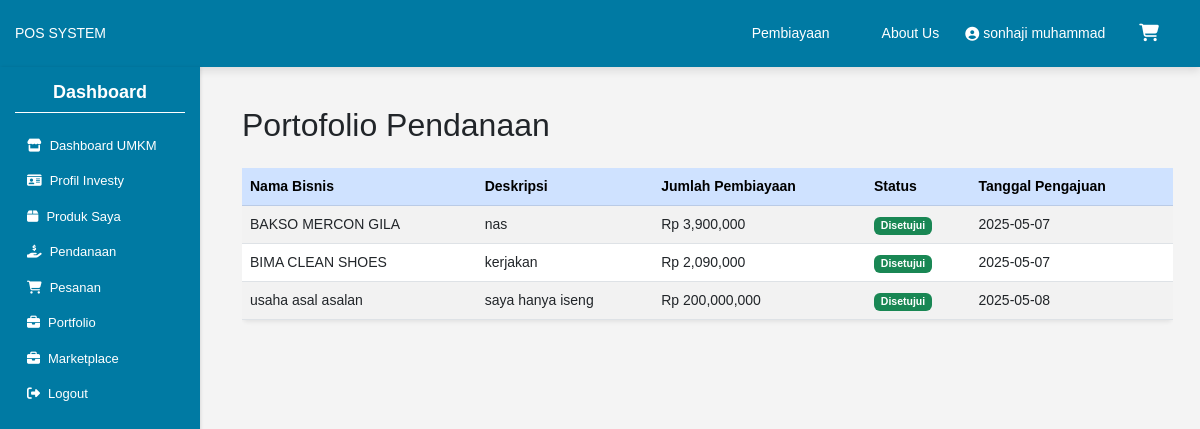
The app's page /portofolio_investy (signed in) with its own data.
### tables this page shows
CREATE TABLE crowdfunding_requests (
    id INTEGER PRIMARY KEY,
    business_name TEXT,
    investy_id INTEGER,
    amount INTEGER,
    description TEXT,
    status TEXT,
    document TEXT,
    created_at TEXT,
    cover_image TEXT
, funded_amount REAL DEFAULT 0, saldo INTEGER DEFAULT 0);

### hello.py (the view)
@app.route('/portofolio_investy')
def portofolio_investy():
    investy_id = session.get('user_id')
    conn = get_db_connection()
    rows = conn.execute('SELECT * FROM crowdfunding_requests WHERE investy_id = ?', (investy_id,)).fetchall()
    conn.close()
    return render_template('portofolio_investy.html', rows=rows)

### database.py (called while the page is built)
def get_db_connection():
    conn = sqlite3.connect(DATABASE_NAME)
    conn.row_factory = sqlite3.Row  # Mengembalikan hasil dalam bentuk dictionary
    return conn

### hello.py (called while the page is built)
@app.template_filter('format_price')
def format_price(value):
    return "{:,.0f}".format(value)

### templates/portofolio_investy.html
{% extends 'dashboard.html' %}
{% block content %}
<div class="container mt-4">
    <h2 class="mb-4">Portofolio Pendanaan</h2>
    {% if rows %}
    <div class="table-responsive">
        <table class="table table-striped table-hover shadow-sm rounded">
            <thead class="table-primary">
                <tr>
                    <th>Nama Bisnis</th>
                    <th>Deskripsi</th>
                    <th>Jumlah Pembiayaan</th>
                    <th>Status</th>
                    <th>Tanggal Pengajuan</th>
                </tr>
            </thead>
            <tbody>
                {% for row in rows %}
                <tr>
                    <td>{{ row.business_name }}</td>
                    <td>{{ row.description }}</td>
                    <td>Rp {{ row.amount|format_price }}</td>
                    <td>
                        {% if row.status == 'pending' %}
                            <span class="badge bg-warning text-dark">Menunggu</span>
                        {% elif row.status == 'approved' %}
                            <span class="badge bg-success">Disetujui</span>
                        {% elif row.status == 'rejected' %}
                            <span class="badge bg-danger">Ditolak</span>
                        {% else %}
                            <span class="badge bg-secondary">{{ row.status }}</span>
                        {% endif %}
                    </td>
                    <td>{{ row.created_at }}</td>
                </tr>
                {% endfor %}
            </tbody>
        </table>
    </div>
    {% else %}
        <div class="alert alert-info" role="alert">
            Belum ada riwayat pembiayaan yang diajukan.
        </div>
    {% endif %}
</div>
{% endblock %}

### static/css/dashboard.css (style rules this page uses)
body { font-family: 'Poppins', Arial, sans-serif; font-size: 14px; margin: 0; padding: 0; box-sizing: border-box; background-color: #f4f4f4; }

### records on screen
crowdfunding_requests: business_name "BAKSO MERCON GILA", description "nas", amount "3,900,000", status "Disetujui", created_at "2025-05-07"
crowdfunding_requests: business_name "BIMA CLEAN SHOES", description "kerjakan", amount "2,090,000", status "Disetujui", created_at "2025-05-07"
crowdfunding_requests: business_name "usaha asal asalan", description "saya hanya iseng", amount "200,000,000", status "Disetujui", created_at "2025-05-08"

### other values on screen
{{ session['fullname'] }} "sonhaji muhammad"
